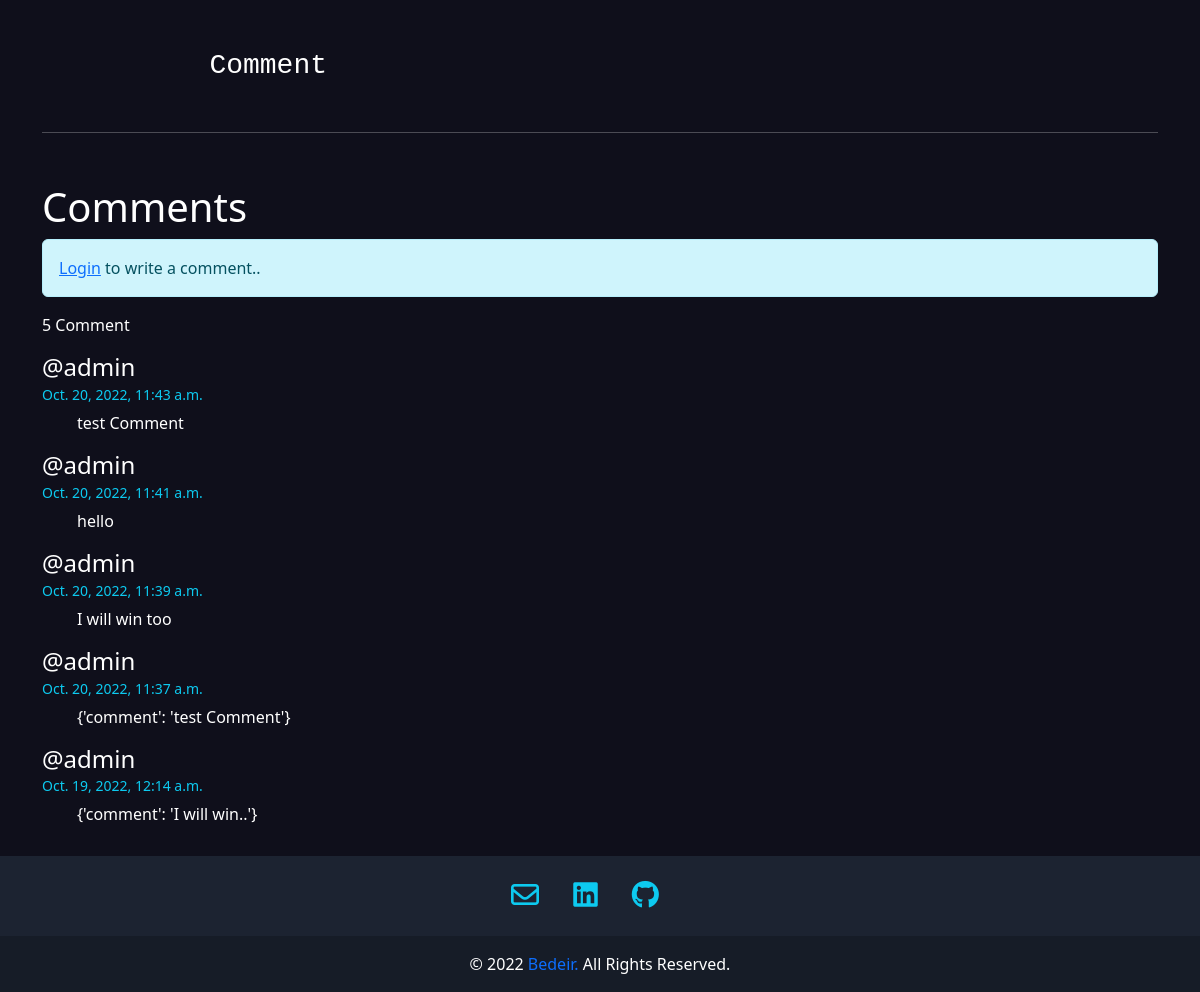
The page /articles/35 (lower part) on the database as committed earlier.
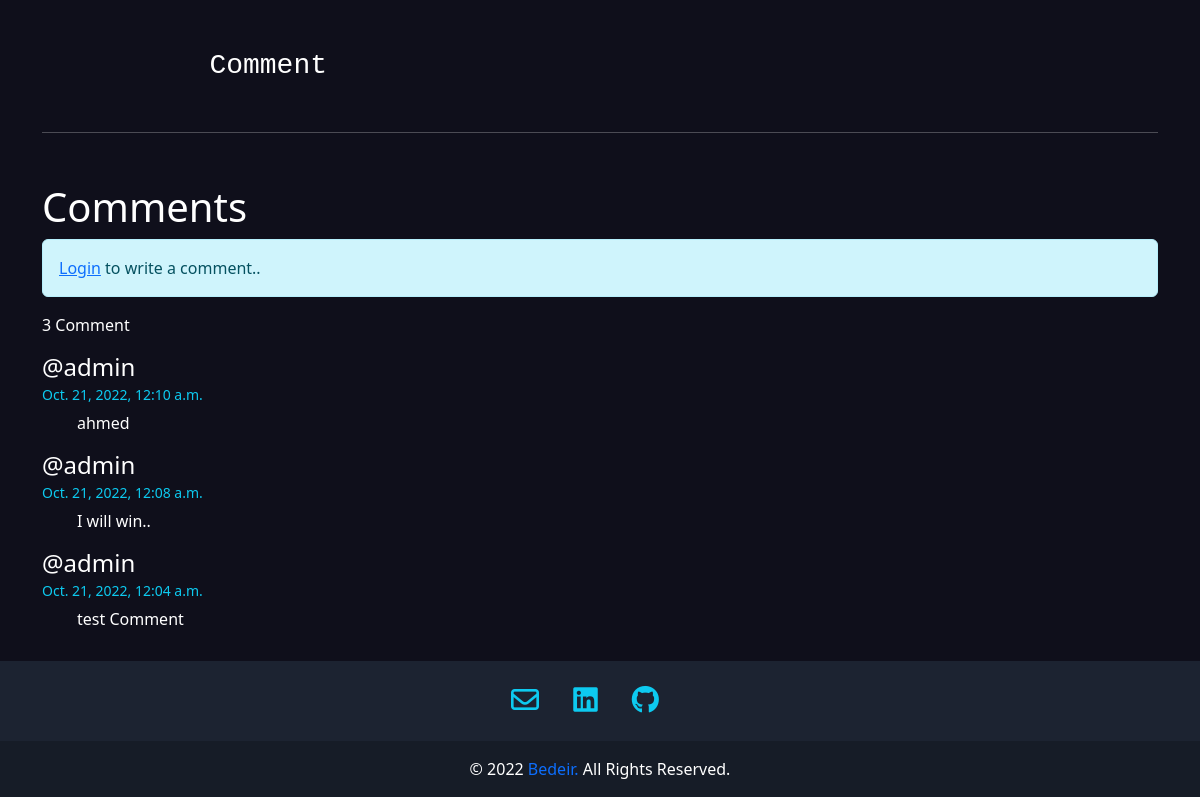
The same page on the database as committed later.
### blog/models.py (models this page shows, shortened)
class Comment(models.Model):
  owner = models.ForeignKey(User, on_delete=models.CASCADE, related_name='owner')
  article = models.ForeignKey(Article, on_delete=models.CASCADE, related_name = 'article')
  created = models.DateTimeField(default=now, editable=False)
  content = models.TextField(max_length = 200)
  class Meta:
    ordering = ['-created']

### blog/views.py (the view)
# urls.py: path('articles/<str:id>', views.singleArt, name='singleArt'),
def singleArt(request, id):
  art = Article.objects.get(pk= id)
  comments = Comment.objects.filter(article = art).all()
  return render(request, 'singleArt.html', {
    'post': art,
    'content': markdown2.markdown(art.content),
    'comments': comments,
  })

### blog/templates/singleArt.html (shortened to what this page needs)
{% extends './layout.html' %}
{% load static %}
{% block links %}
<link rel="stylesheet" href="{% static 'css/singleArt.css' %}" />
<link rel="stylesheet" href="{% static 'css/add.css' %}">
{% endblock links %}
{% block body %}
<div class="container art-info">
  <div class="art-info-content">{{content|safe}}</div>
  <hr>
</div>
<div class="comments container">
  <h1>Comments</h1>
  {% if user.is_authenticated %}
    <div class="add-comment">
      <form action="" class="input-comment">
        {% csrf_token %}
        <div class="title-art input-comment2">
          <input type="text" placeholder="Write a comment.." class="form-control" id = "comment-content" required name="comment">
        </div>
        <input type="submit" value="Post" class="btn btn-outline-info" id="add-comment" data-comment="{{ post.id }}">
      </form>
    </div>
  {% else %}
  <div class="alert alert-info" role="alert">
    <a href="{% url 'login' %}">Login</a> to write a comment..
  </div>
  {% endif %}
  <p style = "margin-top: 5px;"><span id="comment-count">{{ comments.count }}</span> Comment</p>
  <div class="all-comments">
    {% for comment in comments %}
      <div class="one-comment">
        <div class="header-comment">
          <h4>@{{ comment.owner }}</h4>
          <small style="color: var(--bs-cyan);">{{ comment.created }}</small>
        </div>
        <div class="content">
          <p>{{ comment.content }}</p>
        </div>
      </div>
    {% empty%}
    <div id="no-comment">
      <h3> No comments right now... </h3>
    </div>
    {% endfor %}
  </div>
</div>
{% endblock body %}

Rows that differ between the two databases and show on the page:
removed Comment: owner "admin", created "Oct. 20, 2022, 11:43 a.m.", content "test Comment"
removed Comment: owner "admin", created "Oct. 20, 2022, 11:41 a.m.", content "hello"
removed Comment: owner "admin", created "Oct. 20, 2022, 11:39 a.m.", content "I will win too"
removed Comment: owner "admin", created "Oct. 20, 2022, 11:37 a.m.", content "{'comment': 'test Comment'}"
removed Comment: owner "admin", created "Oct. 19, 2022, 12:14 a.m.", content "{'comment': 'I will win..'}"
added Comment: owner "admin", created "Oct. 21, 2022, 12:10 a.m.", content "ahmed"
added Comment: owner "admin", created "Oct. 21, 2022, 12:08 a.m.", content "I will win.."
added Comment: owner "admin", created "Oct. 21, 2022, 12:04 a.m.", content "test Comment"
Other text that changed with them:
{{ comments.count }}: "5" → "3"
